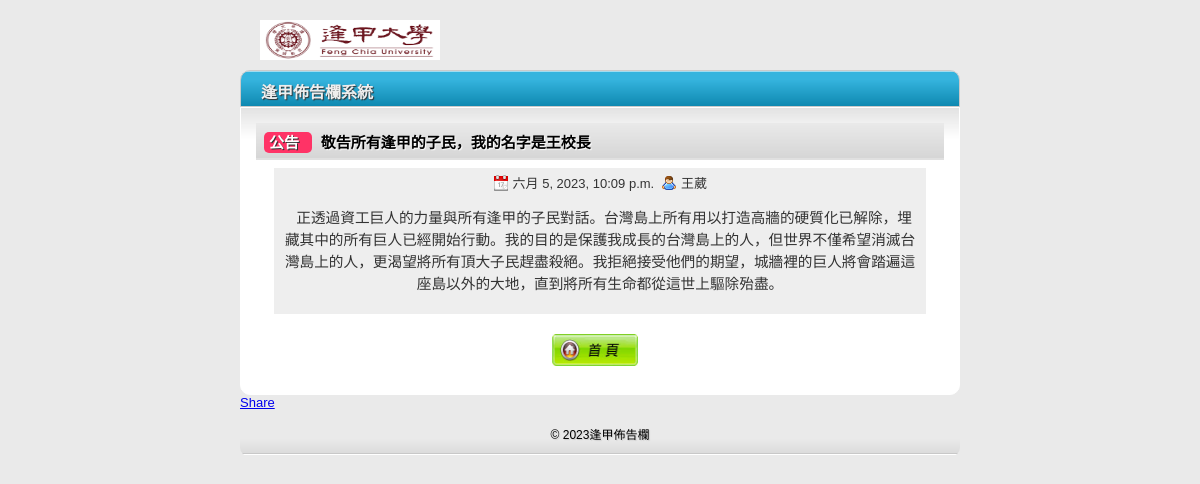
Page /detail2/?id=37 on the committed database.
### app01/models.py (models this page shows, shortened)
class NewsappNewsunit(models.Model):
    nickname = models.CharField(max_length=20)
    title = models.CharField(max_length=50)
    message = models.TextField()
    pubtime = models.DateTimeField()
    enabled = models.BooleanField()
    press = models.IntegerField()
    catego = models.CharField(max_length=10)
    class Meta:
        managed = False
        db_table = 'newsapp_newsunit'

### app01/views.py (the view)
# urls.py: re_path(r'^detail2/$',detail2),
def detail2(request):
    id = request.GET.get('id')
    item = news.objects.filter(id=id)
    if len(item)>0:
        title = item[0].title
        catego = item[0].catego
        message = item[0].message
        nickname = item[0].nickname
        pubtime = item[0].pubtime
        pubtime = item[0].pubtime
    else:
        message01 = '找不到資料'
    return render(request,'detail2.html',locals())

### templates/detail2.html (shortened to what this page needs)
{% extends "base.html" %}
{% load static %}
{% block content %}
	<div class="contentbox">
		<table width="100%">
		<tr>
		  <th align="left"><span class="typeblock">{{catego}}&nbsp;&nbsp;</span>&nbsp;&nbsp;{{title}}</th>
		</tr>
		<tr>
		  <td>
			<span class="newsinfo">
				<img src="{% static "images/date.png" %}" alt="" width="16" height="16" />&nbsp;{{pubtime}}&nbsp;
				<img src="{% static "images/user.png" %}" alt="" width="16" height="16" />&nbsp;{{nickname}}
				<p>&nbsp;&nbsp;{{message}}</p>
			</span>
		  </td>
		</tr>
		</table>
		<div class="topfunction">
			<a href="/page2/" title="返回首頁">
			<img src="{% static "images/home.png" %}" alt="返回首頁" width="86" height="32" /></a>
		</div>
	</div>
	<div class="fb-share-button" data-href="http://127.0.0.1:8000/detail2/" data-layout="button" data-size="large">
		<a target="_blank" href="https://www.facebook.com/sharer/sharer.php?u=http://127.0.0.1:8000/detail2/&amp;src=sdkpreparse" class="fb-xfbml-parse-ignore">Share</a>
	</div>
{% endblock %}

### static/css/style.css (style rules this page uses)
html, body { height: 100%; }
body { height: 100%; font-family: Arial, Helvetica, sans-serif; font-size: 13px; margin: 0; padding: 0; background:#eaeaea }
p { padding: 0; font-size: 11pt; line-height: 150%; }
img { border: none; }
table { border-collapse: collapse; }
th,td { padding: 8px; }
th { background: #E0E0E0 url(images/bg_th.png) repeat-x top; text-shadow: 1px 1px 1px #fff; font-size: 15px; }
.topfunction { height: 30px; margin-top: 12px; margin-right: auto; margin-left: auto; text-align: center; }
.topfunction img { margin-right: 10px; }
.contentbox { overflow: auto; border: 1px solid #fff; padding: 15px; background: #fff url(images/bg_fade_med.png) repeat-x top; border-bottom-left-radius: 10px; border-bottom-right-radius: 10px; -moz-border-radius-bottomright: 10px; -moz-border-radius-bottomleft: 10px; }
.typeblock { color: #FFF; background-color: #F36; padding: 2px 5px; text-align: center; text-shadow: 1px 1px #333; border-radius: 5px; }
.newsinfo { color: #333; background-color: #EEE; padding: 5px 10px; margin: 0px 10px; display: block; text-align: center; }
.newsinfo * { vertical-align: text-bottom; }

### rows in the picture
NewsappNewsunit: catego "公告", title "敬告所有逢甲的子民，我的名字是王校長", pubtime "六月 5, 2023, 10:09 p.m.", nickname "王葳", message "正透過資工巨人的力量與所有逢甲的子民對話。台灣島上所有用以打造高牆的硬質化已解除，埋藏其中的所有巨人已經開始行動。我的目的是保護我成長的台灣島上的人，但世界不僅希望消滅台灣島上的人，更渴望將所有頂大子民趕盡殺絕。我拒絕接受他們的期望，城牆裡的巨人將會踏遍這座島以外的大地，直到將所有生命都從這世上驅除殆盡。"
